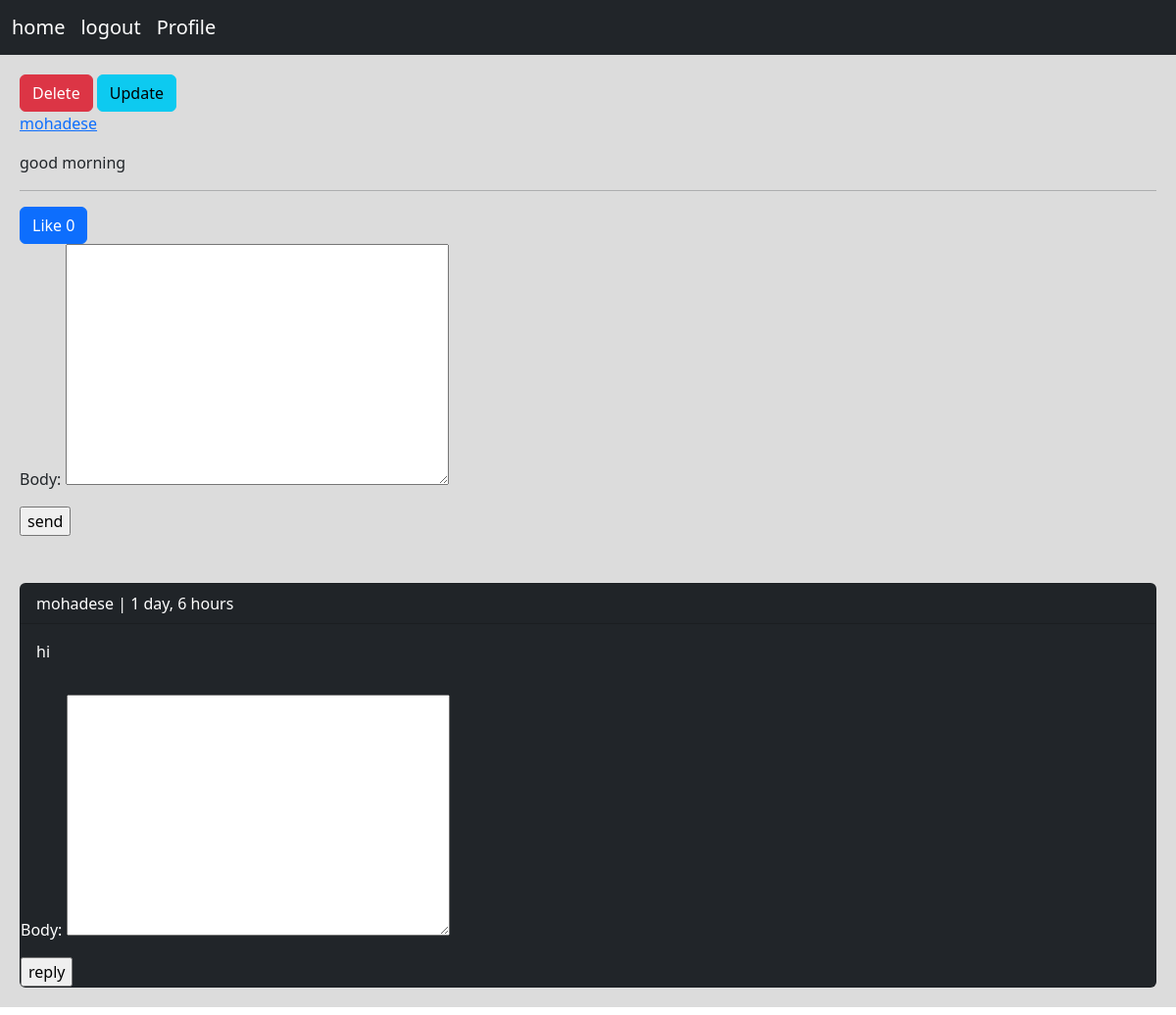
Page /post/11/good-morning/ (signed in) on the committed database.
### home/models.py (models this page shows, shortened)
class Post(models.Model):
    user = models.ForeignKey(User, on_delete=models.CASCADE)
    created = models.DateTimeField(auto_now_add=True)
    slug = models.SlugField()
    body = models.TextField()
    updated = models.DateTimeField(auto_now=True)
    class Meta:
        ordering = ('-created',)
    def liks_count(self):
        return self.plikepost.count()

class Comment(models.Model):
    user = models.ForeignKey(User, on_delete=models.CASCADE, related_name='ucomment')
    post = models.ForeignKey(Post, on_delete=models.CASCADE, related_name='pcomment')
    replay = models.ForeignKey('Comment', on_delete=models.CASCADE, related_name='rcomment', blank=True, null=True)
    is_replay = models.BooleanField(default=False)
    body = models.TextField(max_length=400)
    created = models.DateTimeField(auto_now_add=True)

### home/views.py (the view, shortened to what this page needs)
# urls.py: path('post/<int:post_id>/<slug:post_slug>/', views.PostDetailView.as_view(), name='post_detail'),
class PostDetailView(View):
    form_class = CommentCreatForm
    form_class_replay = ReplyCommentForm
    def setup(self, request, *args, **kwargs):
        self.post_instance = get_object_or_404(Post, pk=kwargs['post_id'], slug=kwargs['post_slug'])
        return super().setup(request, *args, **kwargs)
    def get(self, request, *args, **kwargs):
        comments = self.post_instance.pcomment.filter(is_replay=False)
        return render(request, 'home/detail.html', {'post': self.post_instance, 'comments': comments,
                                                    'form': self.form_class, 'replay_form': self.form_class_replay})

### home/templates/home/detail.html (shortened to what this page needs)
{% extends 'base.html' %}
{% block content %}
    {% if request.user.id == post.user.id %}
        <a href="{% url 'post_delete' post.id %}" class="btn btn-danger">Delete</a>
        <a href="{% url 'post_update' post.id %}" class="btn btn-info">Update</a>
    {% endif %}
    <p><a href="{% url 'user_profile' post.user.id %}">{{ post.user }}</a></p>
    <p>{{ post.body }}</p><hr>
    {% if request.user.is_authenticated %}
        <a href="{% url 'post_like' post.id %}" class="btn btn-primary">Like {{ post.liks_count }}</a>
        <form action="" method="post">
            {{ form.as_p }}
            <input type="submit" value="send">
        </form><br>
    {% else %}
        <p class="alert alert-danger">only logged-in user can put comment</p>
    {% endif %}
    {% for comment in comments %}<br>
        <div class="card bg-dark text-white">
            <p class="card-header">{{ comment.user }} | {{ comment.created|timesince }}</p>
            <p class="card-body">{{ comment.body }}</p>
            {% if request.user.is_authenticated %}
                <form action="{% url 'replay_comment' post.id comment.id %}" method="post">
                    {{ replay_form.as_p }}
                    <input type="submit" value="reply">
                </form>
            {% endif %}
        </div>
    {% empty %}
        <p>no comment yet</p>
    {% endfor %}
{% endblock %}

### rows in the picture
Post: user "mohadese", body "good morning", liks_count "0"
Comment: user "mohadese", created "1 day, 6 hours", body "hi"
